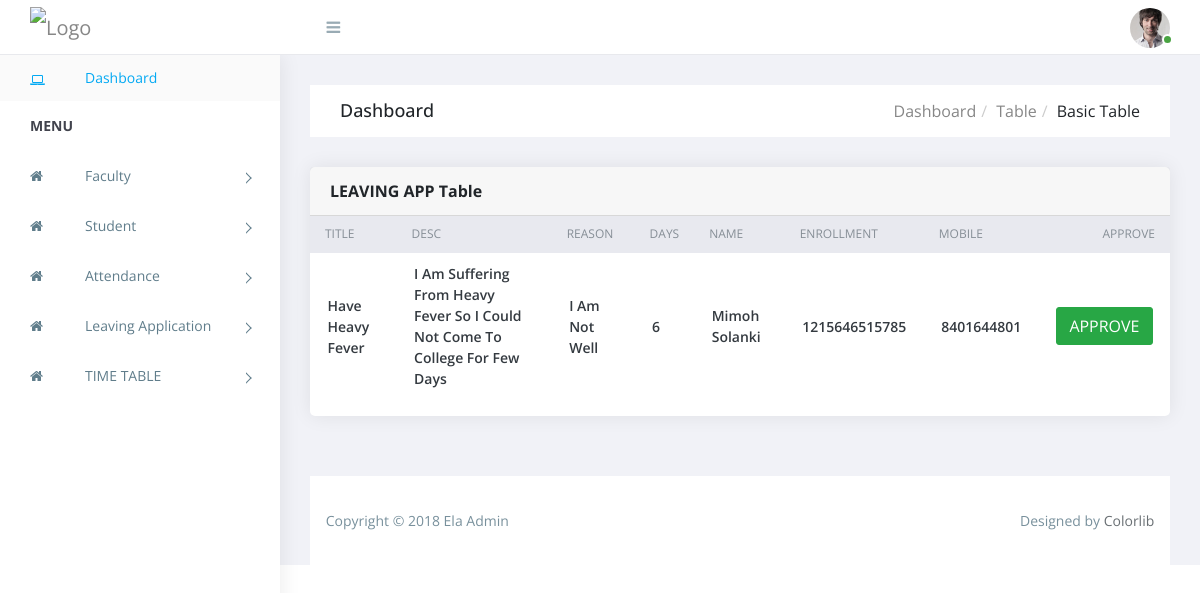
Page /admin/viewleavingapp.php on the committed database.
### tables this page shows
CREATE TABLE `leavningapp` (
  `id` int(255) NOT NULL,
  `title` text NOT NULL,
  `description` text NOT NULL,
  `reason` text NOT NULL,
  `days` varchar(20) NOT NULL,
  `name` varchar(255) NOT NULL,
  `email` varchar(255) NOT NULL,
  `enrollment` varchar(255) NOT NULL,
  `mobile` varchar(20) NOT NULL,
  `semester` int(255) NOT NULL,
  `department_id` int(255) NOT NULL,
  `status` varchar(255) NOT NULL
);

### admin/include/Database.php (called while the page is built, shortened)
<?php
class Database{
   function db_connect(){
    $this->host = 'localhost';
    $this->user = 'root';
    $this->pass = '';
    $this->db = 'onlineattendance';
    $this->mysqli = new mysqli($this->host, $this->user, $this->pass, $this->db);
    return $this->mysqli;
  }
}
?>

### admin/viewleavingapp.php (the view, shortened to what this page needs)
<!doctype html>
<html class="no-js" lang="">
<head>
    <link rel="stylesheet" href="assets/css/normalize.css">
    <link rel="stylesheet" href="assets/css/bootstrap.min.css">
    <link rel="stylesheet" href="assets/css/font-awesome.min.css">
    <link rel="stylesheet" href="assets/css/themify-icons.css">
    <link rel="stylesheet" href="assets/css/pe-icon-7-filled.css">
    <link rel="stylesheet" href="assets/css/flag-icon.min.css">
    <link rel="stylesheet" href="assets/css/cs-skin-elastic.css">
    <link rel="stylesheet" href="assets/css/style.css">
</head>
<body>
    <?php include("include/header.php");?>
    <div id="right-panel" class="right-panel">
        <?php include("include/top_head.php"); ?>
        <div class="breadcrumbs">
            <div class="breadcrumbs-inner">
                <div class="row m-0">
                    <div class="col-sm-4">
                        <div class="page-header float-left">
                            <div class="page-title">
                                <h1>Dashboard</h1>
                            </div>
                        </div>
                    </div>
                    <div class="col-sm-8">
                        <div class="page-header float-right">
                            <div class="page-title">
                                <ol class="breadcrumb text-right">
                                    <li><a href="#">Dashboard</a></li>
                                    <li><a href="#">Table</a></li>
                                    <li class="active">Basic table</li>
                                </ol>
                            </div>
                        </div>
                    </div>
                </div>
            </div>
        </div>
        <div class="content">
            <?php
            require "include/Database.php";
$db = new Database();
            $selectQuery = "SELECT * FROM `leavningapp` WHERE `status`='0'";
            $result = mysqli_query($db->db_connect(),$selectQuery);
            ?>
            <div class="row">
                <div class="col-lg-12">
                    <div class="card">
                        <div class="card-header">
                            <strong class="card-title">LEAVING APP Table</strong>
                        </div>
                        <div class="table-stats order-table ov-h">
                            <table class="table ">
                                <thead>
                                    <tr>
                                        <th>TITLE</th>
                                        <th>DESC</th>
                                        <th>REASON</th>
                                        <th>DAYS</th>
                                        <th>NAME</th>
                                        <th>ENROLLMENT</th>
                                        <th>MOBILE</th>
                                        <th>APPROVE</th>
                                    </tr>
                                </thead>
                                <tbody>
                                    <?php
                            while($row =  mysqli_fetch_row($result))
                            {
                                ?>
                                    <tr>
                                        <td class="name">
                                            <?php echo $row[1]; ?>
                                        </td>
                                        <td class="name">
                                            <?php echo $row[2]; ?>
                                        </td>
                                        <td>
                                            <?php echo $row[3]; ?>
                                        </td>
                                        <td> <?php echo $row[4]; ?> </td>
                                        <td> <?php echo $row[5]; ?> </td>
                                        <td> <?php echo $row[7]; ?> </td>
                                        <td> <?php echo $row[8]; ?> </td>
                                        <td>
                                            <a class="btn btn-success" href="approveleavingapp.php?id=<?php echo $row[0]; ?>">APPROVE</a>
                                        </td>
                                    </tr>
                                    <?php
                            }
                                    ?>
                                </tbody>
                            </table>
                        </div>
                    </div>
                </div>
            </div>
        </div>
        <footer class="site-footer">
            <div class="footer-inner bg-white">
                <div class="row">
                    <div class="col-sm-6">
                        Copyright &copy; 2018 Ela Admin
                    </div>
                    <div class="col-sm-6 text-right">
                        Designed by <a href="https://colorlib.com">Colorlib</a>
                    </div>
                </div>
            </div>
        </footer>
    </div>
</body>
</html>

### admin/assets/css/style.css (style rules this page uses)
.bg-white { background-color: #fff; }
body { display: table; font-family: "Open Sans", sans-serif; font-size: 16px; width: 100%; }
a, button { text-decoration: none; outline: none !important; color: #878787; -webkit-transition: all 0.25s ease; transition: all 0.25s ease; }
h1, h2, h3, h4, h5, h6 { margin: 0; }
ul, ol { padding-left: 0; }
.ov-h { overflow: hidden; }
.btn, button, input, textarea { -webkit-box-shadow: none; box-shadow: none; outline: 0 !important; }
.btn { border-radius: 3px; }
.order-table { position: relative; }
.order-table:after, .order-table:before { content: ""; position: absolute; top: 0px; height: 37px; width: 10px; background: #e8e9ef; }
.order-table:after { right: -1px; }
.order-table:before { left: -1px; }
.order-table tr th { background: #e8e9ef; }
.order-table tr td:last-child, .order-table tr th:last-child { text-align: right; }
.order-table tr:last-child td { border: none; }
.right-panel { background: #f1f2f7; margin-left: 280px; margin-top: 55px; }
.right-panel .breadcrumbs { float: left; margin-top: 30px; padding: 0 1.875em; width: 100%; }
.right-panel .breadcrumbs .breadcrumbs-inner { background-color: #fff; }
.right-panel .page-header { min-height: 50px; margin: 0px; padding: 0px 15px; background: #ffffff; border-bottom: 0px; }
.right-panel .page-header h1 { font-size: 18px; padding: 15px 0; }
.right-panel .page-header .breadcrumb { margin: 0px; padding: 13.5px 0; background: #fff; text-transform: capitalize; }
.right-panel .page-header .breadcrumb > li + li:before { padding: 0 5px; color: #ccc; content: "/\00a0"; }
.content { float: left; padding: 1.875em; width: 100%; }
.card { margin-bottom: 1.875em; border-radius: 5px; padding: 0; border: 0px solid transparent; -webkit-box-shadow: 0 0 20px rgba(0, 0, 0, 0.08); box-shadow: 0 0 20px rgba(0, 0, 0, 0.08); }
.table-stats table { font-family: 'Open Sans'; }
.table-stats table th, .table-stats table td { border: none; border-bottom: 1px solid #e8e9ef; color: #868e96; font-size: 12px; font-weight: normal; padding: .75em 1.25em; text-transform: uppercase; }
.table-stats table td { color: #343a40; font-size: 14px; font-weight: 600; text-transform: capitalize; vertical-align: middle; }
.btn, .button { display: inline-block; font-weight: 400; text-align: center; white-space: nowrap; vertical-align: middle; -webkit-transition: all .15s ease-in-out; transition: all .15s ease-in-out; border-radius: 3; cursor: pointer; }
footer.site-footer { padding: 0 1.875em; }
footer.site-footer .footer-inner { color: #78909c; font-family: 'Open Sans'; font-size: 14px; line-height: 1.5; padding: 2.45em 1.125em; }
footer.site-footer .footer-inner a { color: #6a7074; }

### rows in the picture
leavningapp: title "Have Heavy Fever", description "I Am Suffering From Heavy Fever So I Could Not Come To College For Few Days", reason "I Am Not Well", days "6", name "Mimoh Solanki", enrollment "1215646515785", mobile "8401644801"
